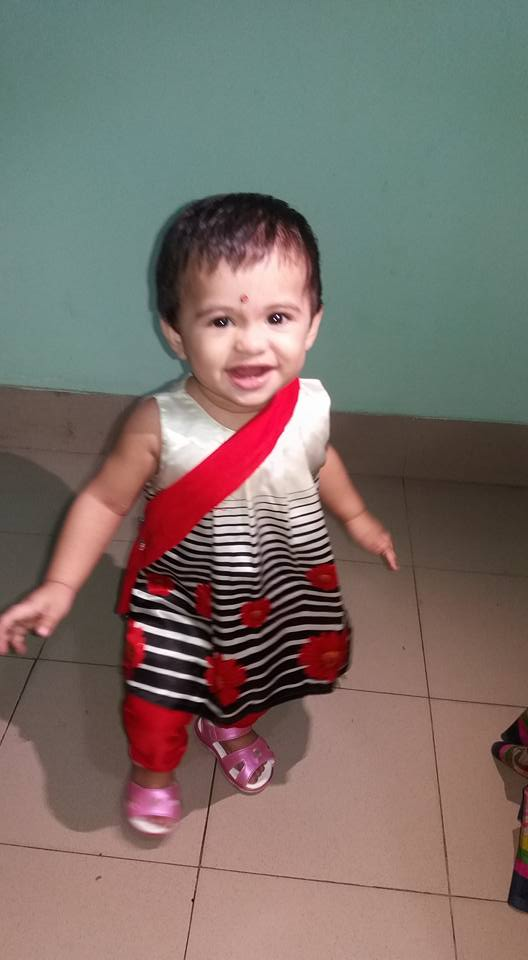
#> input picture pil/a.jpg, 528 x 960 px
$ python crop_img.py
#> lines starting #> are read from the running program, lines starting #| are printed output that depends on the picture
from PIL import Image

img = Image.open("a.jpg")
#> img is the input picture: PIL image 528x960 RGB; mean R, G, B 123.7, 111.5, 105.6
area = (100, 100, 500, 500)
cropped_image = img.crop(area)
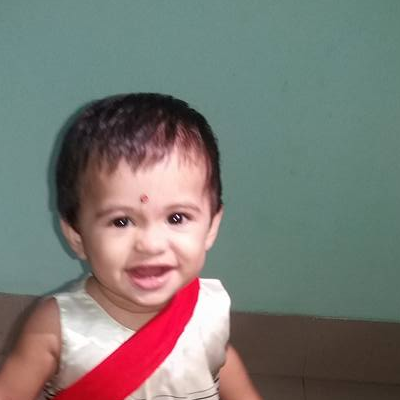
#> cropped_image: PIL image 400x400 RGB; mean R, G, B 122.7, 121.1, 116.2
cropped_image.show()
img.show()

$ run again, with pil/b.jpg copied over pil/a.jpg
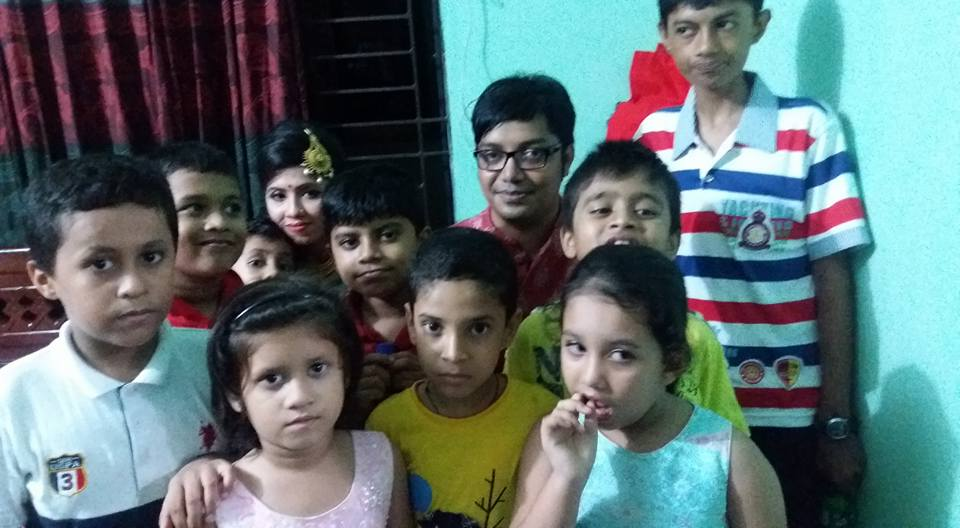
#> input picture pil/b.jpg, 960 x 528 px
#> img is the input picture: PIL image 960x528 RGB; mean R, G, B 93.6, 111.4, 112.6
#> `cropped_image = img.crop(area)`:
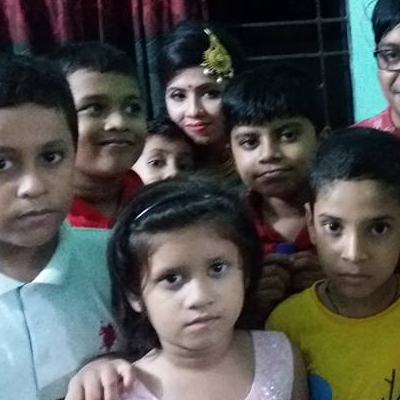
#> cropped_image: PIL image 400x400 RGB; mean R, G, B 81.3, 81.6, 78

$ run again, with pil/c.jpg copied over pil/a.jpg
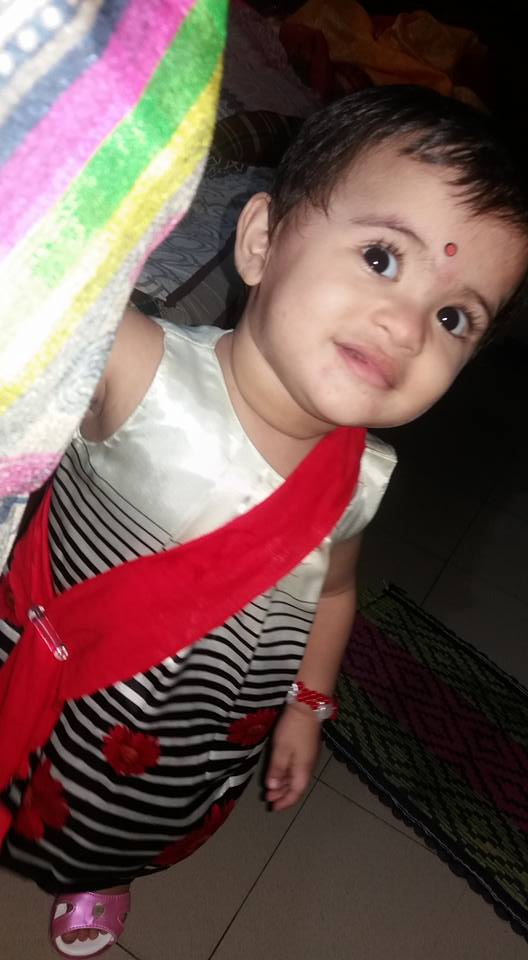
#> input picture pil/c.jpg, 528 x 960 px
#> img is the input picture: PIL image 528x960 RGB; mean R, G, B 111.1, 84, 80.4
#> `cropped_image = img.crop(area)`:
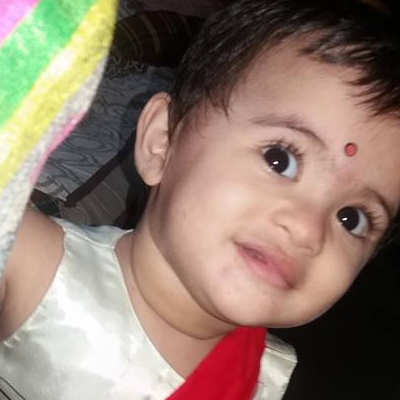
#> cropped_image: PIL image 400x400 RGB; mean R, G, B 143.8, 123.2, 110.4
